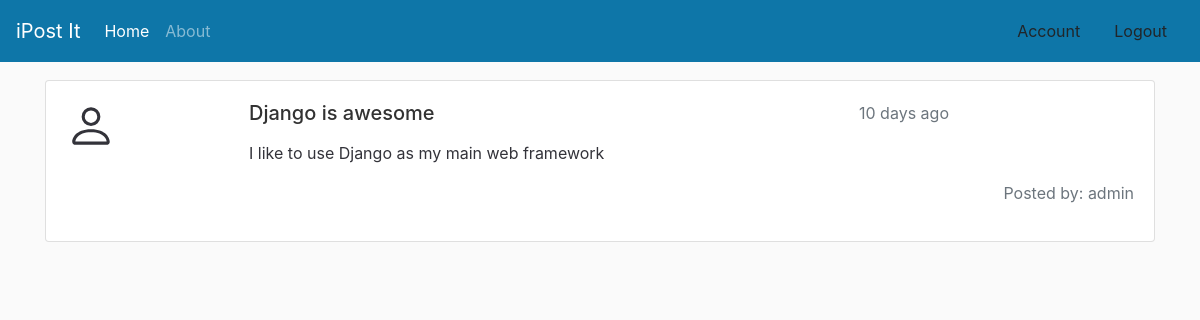
/single_post_it/1/ (signed in), run on the app's committed database.
### post/models.py (models this page shows, shortened)
class PostIt(models.Model):
    post_title = models.CharField(max_length=100)
    post_body = models.TextField(max_length=300)
    posted_date = models.DateTimeField(default=timezone.now)
    posted_by = models.ForeignKey(User, on_delete=models.CASCADE)
    def time_published(self):
        time_difference = timezone.now() - self.posted_date
        if time_difference.days == 0 and 0 <= time_difference.seconds < 60:
            seconds = time_difference.seconds
            if seconds == 1:
                return f'{str(seconds)} second ago'
            else:
                return f'{str(seconds)} seconds ago'
        if time_difference.days == 0 and 60 <= time_difference.seconds < 3600:
            minutes = math.floor(time_difference.seconds / 60)
            if minutes == 1:
                return f'{str(minutes)} minute ago'
            else:
                return f'{str(minutes)} minutes ago'
        if time_difference.days == 0 and 3600 <= time_difference.seconds < 86400:
            hours = math.floor(time_difference.seconds / 3600)
            if hours == 1:
                return f'{str(hours)} hour ago'
            else:
                return f'{str(hours)} hours ago'
        if 1 <= time_difference.days < 30:
            days = time_difference.days
            if days == 1:
                return f'{str(days)} day ago'
            else:
                return f'{str(days)} days ago'

### post/views.py (the view)
# urls.py: path("single_post_it/<int:post_it_id>/", views.single_post_it, name='single_post_it'),
@login_required()
def single_post_it(request, post_it_id, update=None):
    data = PostIt.objects.get(id=post_it_id)
    update_screen = True if update == 'update' else False
    if request.method == 'POST':
        form = PostItForm(request.POST)
        if form.is_valid():
            data.post_title = form.instance.post_title
            data.post_body = form.instance.post_body
            data.save()
            return redirect('post-home')
    else:
        form_data = {'post-title': data.post_title, 'post_body': data.post_body}
        form = PostItForm(initial=form_data)
    context = {
        'post_it': PostIt.objects.get(id=post_it_id),
        'update': update_screen,
        'form': form
    }
    return render(request, 'post/single-postit.html', context)

### post/templates/post/single-postit.html (shortened to what this page needs)
{% extends "post/main.html" %}
{% load crispy_forms_tags %}
{% block content %}
<div class="container">
    <div class="card mb-4">
{% if not update or post_it.posted_by.id != user.id %}
        <div class="card-body">
            <div>
                <div class="row">
                    <div class="col-2">
                    </div>
                    <div class="col-10">
                        <div class="row">
                            <div class="col">
                                <h5 class="card-title">{{post_it.post_title}}</h5>
                            </div>
                            <div class="col-4">
                                <p class="text-muted">{{post_it.time_published}}</p>
                            </div>
                        </div>
                        <p class="card-text">
                            {{post_it.post_body}}
                        </p>
                    </div>
                </div>
                <div class="mt-3">
                    <div class="d-flex justify-content-end">
                        <p class="text-secondary">Posted by: {{post_it.posted_by}}</p>
                    </div>
                </div>
            </div>
        </div>
        {% endif %}
    </div>
</div>
{% endblock content %}

### post/static/post/css/base.css (style rules this page uses)
body { background: #fafafa; color: #33333a; margin-top: 5rem; }
h1, h2, h3, h4, h5, h6 { color: #323232; }

### data on the page
PostIt: post_title "Django is awesome", time_published "10 days ago", post_body "I like to use Django as my main web framework", posted_by "admin"
